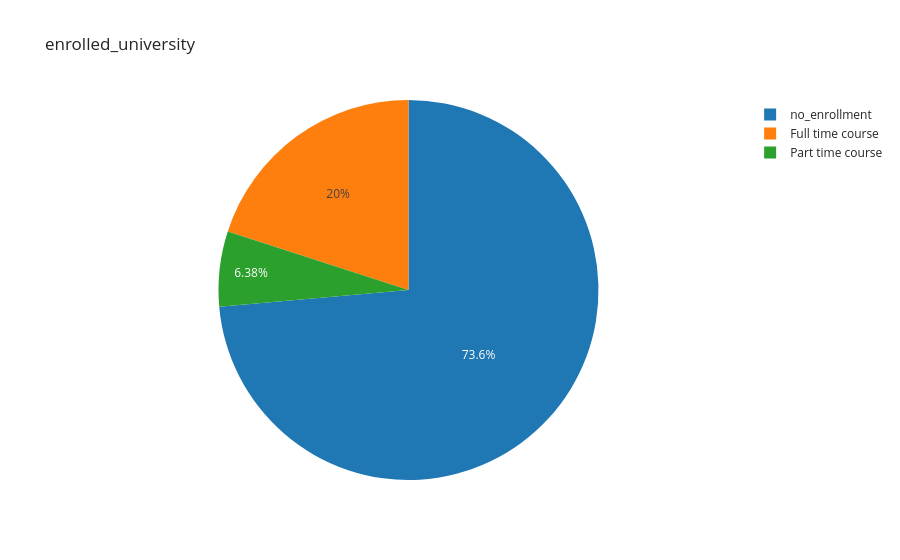

The notebook cell saved with this chart:
### Code cell
# Now let’s have a look at how many employees are coming for universities, full-time courses or part-time courses
plot_gender = train['enrolled_university'].value_counts().reset_index()
plot_gender.columns = ['enrolled_university','count']

px.pie(plot_gender,values='count',names='enrolled_university',template='simple_white',title='enrolled_university')

### Figure 1 — Plotly figure (JSON) as saved in the notebook; plotly's stock layout.template omitted (floating-point values rounded to 4 significant figures)
{"data": [{"domain": {"x": [0, 1], "y": [0, 1]}, "hovertemplate": "enrolled_university=%{label}<br>count=%{value}<extra></extra>", "labels": ["no_enrollment", "Full time course", "Part time course"], "legendgroup": "", "name": "", "showlegend": true, "type": "pie", "values": [13817, 3757, 1198]}], "layout": {"legend": {"tracegroupgap": 0}, "title": {"text": "enrolled_university"}}}
